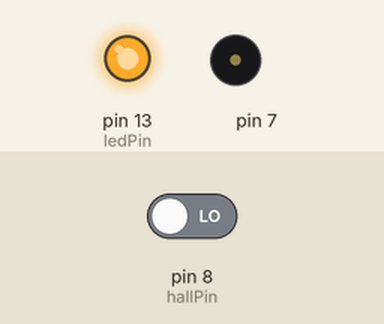
This sketch was run on a simulated Arduino Uno, built with avr-gcc and run on an emulated ATmega328P. Parts: output pins drawn as LEDs (lit = HIGH), buzzer (waves = sounding). The inputs (shaded band) are chosen by the test bench; at power-on: pin 8 (hallPin) LOW. Random numbers use the default seed unless the sketch sets one.

Above: at 1.8 s.
1.9 s: pin 8 (hallPin) driven HIGH
At 2.4 s:
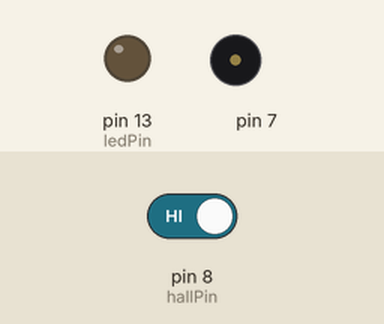
3.5 s: pin 8 (hallPin) driven LOW
At 4.05 s:
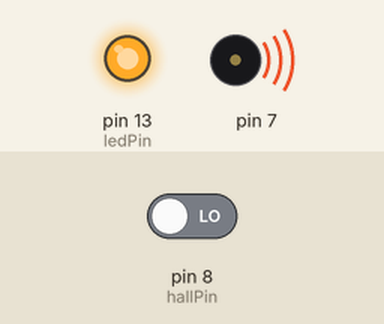
Timing chart, 0 to 12.5 s (numbered marks = the images above; inputs shaded):
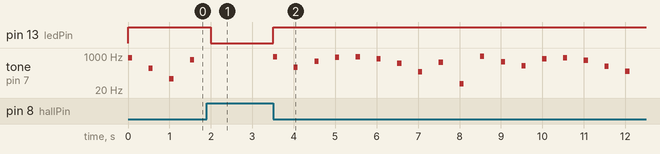

The sketch:

switch-hall.ino
```cpp
const int hallPin = 8; //the pin of hall sensor attach to
const int ledPin = 13; //the number of the led
int val = 0; //the variable to store the value read from hall sensor
/********************************/
void setup()
{
  pinMode(hallPin,INPUT); //initialize the hall as an input
  pinMode(ledPin,OUTPUT); //initialize the led as an output
}
/**********************************/
void loop()
{
  val = digitalRead(hallPin); //read the value from hall sensor
  if(val == HIGH)
  {
    digitalWrite(ledPin,LOW);
    noTone(7);
  }
  if(val == LOW)
  {
    digitalWrite(ledPin,HIGH);
    tone(7,random (0, 1000),100);
  }
  delay(500);
}
/*************************************/
```

Measured:
- after the input at 1.9 s, pin 13 (ledPin): HIGH → LOW after 0.10 s
- after the input at 3.5 s, pin 13 (ledPin): LOW → HIGH at once; tone on pin 7: plays 930 Hz for 0.10 s, 272 Hz for 0.10 s, 544 Hz for 0.10 s, 878 Hz for 0.10 s, 923 Hz for 0.10 s, 709 Hz for 0.10 s … (18 notes in this stretch), starting at once
- by itself, tone on pin 7: plays 807 Hz for 0.10 s, 249 Hz for 0.10 s, 73 Hz for 0.10 s, 658 Hz for 0.10 s
